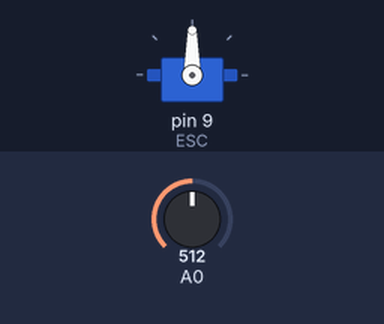
A sketch run on a simulated Arduino Uno, built with avr-gcc and run on an emulated ATmega328P. On the bench: servo. The inputs (shaded band) are chosen by the test bench; at power-on: A0 = 512. What the sketch prints to the serial monitor is not drawn.

Above: at 1.2 s.
1.3 s: A0 set to 716
At 1.8 s:
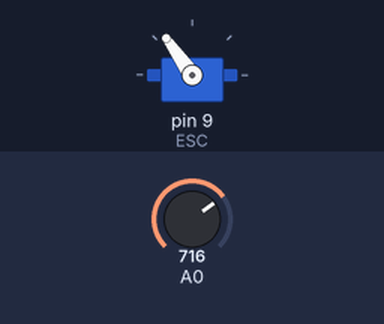
2.8 s: A0 set to 900
At 4.0 s:
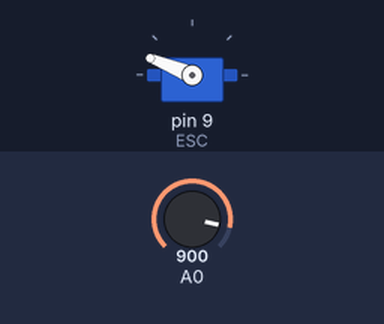
4.3 s: A0 set to 1023
At 5.3 s:
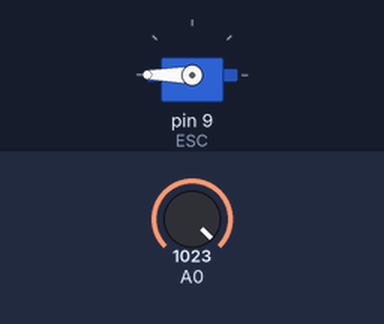
5.8 s: A0 set to 306
At 6.5 s:
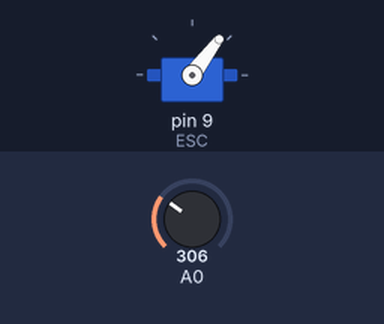
7.3 s: A0 set to 122
At 8.5 s:
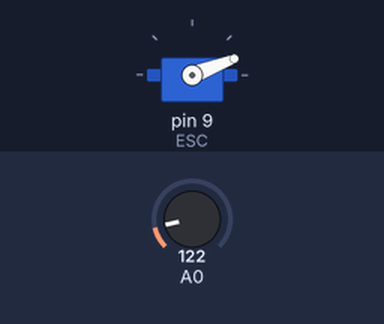
8.8 s: A0 set to 0
At 9.7 s:
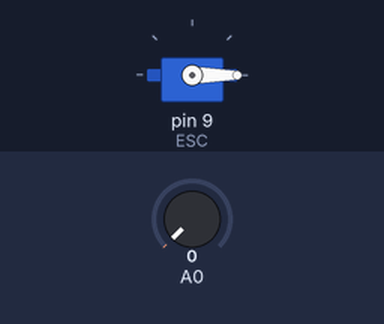
Timing chart, 0 to 11.3 s (numbered marks = the images above; inputs shaded):
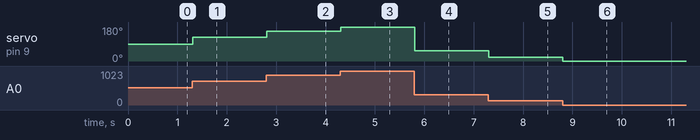

Measured:
- after the input at 1.3 s, servo on pin 9 (ESC): 90° → 125° at once
- after the input at 2.8 s, servo on pin 9 (ESC): 125° → 158° at once
- after the input at 4.3 s, servo on pin 9 (ESC): 158° → 180° at once
- after the input at 5.8 s, servo on pin 9 (ESC): 180° → 53° at once
- after the input at 7.3 s, servo on pin 9 (ESC): 53° → 21° at once
- after the input at 8.8 s, servo on pin 9 (ESC): 21° → 0° at once

The sketch:

Brsuhless_Engine_Working.ino
```cpp
#include <Servo.h>

Servo ESC;

void setup() {
  pinMode(A0, INPUT);

  Serial.begin(9600);

  ESC.attach(9,1000,2000);
}

void loop() {
  int potVal = analogRead(A0);
  int pwmVal = map(potVal, 0, 1023, 0, 180);
  Serial.println(pwmVal);
  ESC.write(pwmVal);
}
```
